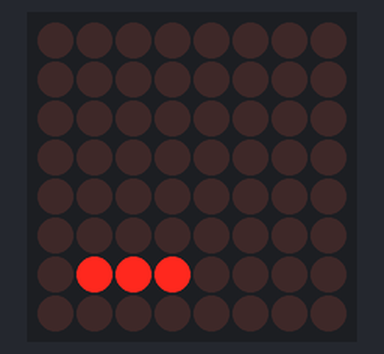
The sketch below on a simulated Arduino Uno, built with avr-gcc and run on an emulated ATmega328P. Shown: 8×8 LED matrix. Wiring (inferred from the names in the program): MAX7219 LED driver (orientation assumed): data pin 12; clock pin 11; CS pin 10.

Above: at 0.1 s.
At 0.7 s:
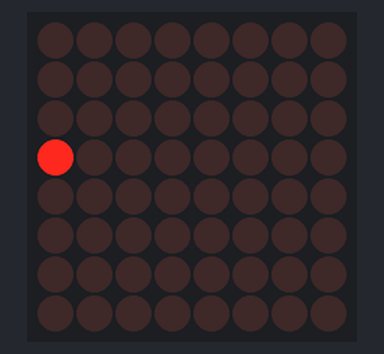
At 1.1 s:
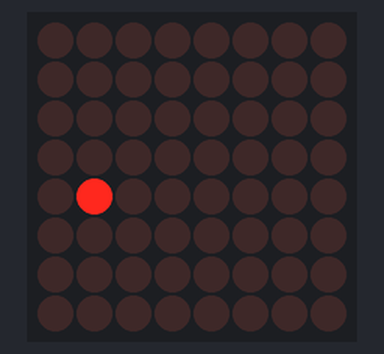
At 1.5 s:
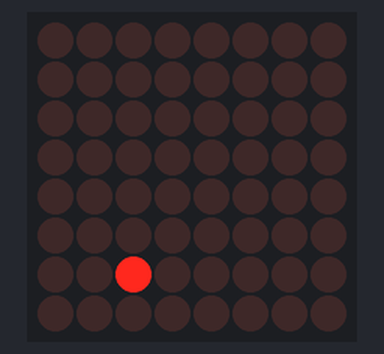
At 2.2 s:
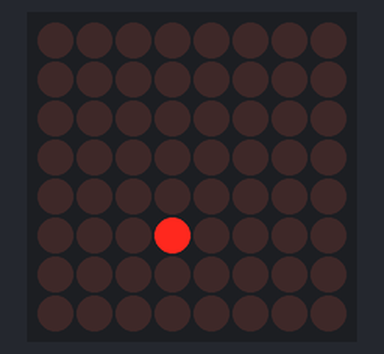
At 3.0 s:
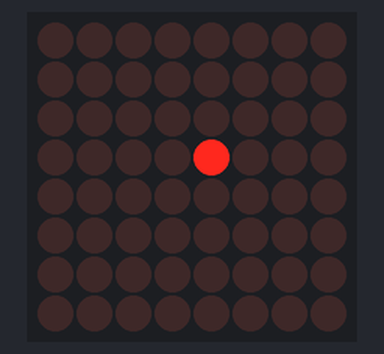

The sketch:

midi_to_LED_Dec_8_gatickpt.ino
```cpp
/*
   MIDI File to LED lightshow
   Disco Cats
   Dec 8, 2021
  Use the MAX7219 chip (it has a latch signal so there is no flicker and rows are all equally bright)
  Given MIDI stream, lights correspond to pitch of notes played by instrument on channel 1
  0. Initialize inputs and outputs, MAX7219 config, begin serial, and test that LEDs work
  1. Read and decode MIDI message with a state machine
  2. Update matrix state
  3. Shift data onto hardware MAX7219 chip, 16-bit shift register with SPI of 4 wires (GND, CLK, CS, DIN)
*/

byte incomingByte;
byte note;
byte velocity;
int noteDown = LOW;
int channel = 1; // MIDI channel to respond to (in this case channel 2) change this to play different channel

int LED_MATRIX[ 8 ][ 8 ] = {
  {0, 0, 0, 0, 0, 0, 0, 0}, // Instrument 1
  {0, 1, 0, 0, 0, 0, 0, 0}, // Instrument 2
  {0, 1, 0, 0, 0, 0, 0, 0}, // Instrument 3
  {0, 1, 0, 0, 0, 0, 0, 0}, // Instrument 4
  {0, 0, 0, 0, 0, 0, 0, 0}, // Instrument 5
  {0, 0, 0, 0, 0, 0, 0, 0}, // Instrument 6
  {0, 0, 0, 0, 0, 0, 0, 0}, // Instrument 7
  {0, 0, 0, 0, 0, 0, 0, 0}  // Instrument 8
};

// MIDI decoder state machine
int state = 0; // state machine variable 0 = command waiting : 1 = note waiting : 2 = velocity waiting


//SPI pins for MAX7219
#define SPI_CLK 11 // CLOCK (on positive edge of CLK, copy data across shift register)
#define SPI_CS 10 // LOAD (on positive edge of CS, copy shift register data to LED driver)
#define SPI_MOSI 12 // Master Output Seconday Input (data signal, MAX7219 is a secondary device)

//opcodes for MAX7219
#define OP_NOOP   0
#define OP_DIGIT0 1
#define OP_DIGIT1 2
#define OP_DIGIT2 3
#define OP_DIGIT3 4
#define OP_DIGIT4 5
#define OP_DIGIT5 6
#define OP_DIGIT6 7
#define OP_DIGIT7 8
#define OP_DECODEMODE  9
#define OP_INTENSITY   10
#define OP_SCANLIMIT   11
#define OP_SHUTDOWN    12
#define OP_DISPLAYTEST 15

void setup() {
  /*
     Initialize inputs and outputs, MAX7219 config, begin serial, and test that LEDs work
  */
  pinMode(SPI_CLK, OUTPUT);
  pinMode(SPI_CS, OUTPUT);
  pinMode(SPI_MOSI, OUTPUT);
  Serial.begin(115200); // will change baud rate of MIDI traffic to 115200 (baud rate of ttymidi)
  state = 0;

  // configure MAX7219
  digitalWrite(SPI_CS, HIGH);
  /* Turn off display test mode */
  spiTransfer(OP_DISPLAYTEST, 0);
  /* Set scanlimit is set to max */
  spiTransfer(OP_SCANLIMIT, 7);
  /* Set no-decode mode */
  spiTransfer(OP_DECODEMODE, 0);
  /* Turn off power-saving mode on startup */
  spiTransfer(OP_SHUTDOWN, 1);
  /* Set the brightness to a medium values */
  spiTransfer(OP_INTENSITY, 8);
  /* Clear the display */
  for (int i = 0; i < 8; i++) {
    spiTransfer(i + 1, 0);
  }

  // test
  playMatrix();
  delay(100);

  // test: turn all LEDs OFF
  for (int i = 0; i < 5; i++) {
    for (int j = 0; j < 5; j++) {
      LED_MATRIX[i][j] = 0;
    }
  }
  playMatrix();

  //TODO: error when more than one LED on per row; perhaps because RSET shoudl be 120k Ohm but it 120 Ohm ?
  // test: turn all LEDs ON
  for (int i = 0; i < 5; i++) {
    for (int j = 0; j < 5; j++) {
      LED_MATRIX[i][j] = 1;
      playMatrix();
      LED_MATRIX[i][j] = 0;
      delay(100);
    }
  }
  delay(100);

  // test: turn all LEDs OFF
  for (int i = 0; i < 5; i++) {
    for (int j = 0; j < 5; j++) {
      LED_MATRIX[i][j] = 0;
    }
  }
  playMatrix();
  delay(100);
}


void loop() {
  /*
     Read and decode MIDI message with a state machine
  */
  if (Serial.available() > 0) {
    // read the incoming byte
    incomingByte = Serial.read();
    switch (state) {
      case 0:

        //        look for as status - byte, our channel, note on
        //        if (incomingByte == (144 | channel)) {
        // check for NOTE_ON
        if ((incomingByte & 0xf0) == 0x90) {
          // take last 4 bits
          channel = incomingByte & 0x0f;
          noteDown = HIGH;
          state = 1;
        }

        //        look for as status - byte, our channel, note off
        //        if (incomingByte == (128 | channel)) {

        // check for NOTE_OFF
        if ((incomingByte & 0xf0) == 0x80) {
          // take last 4 bits
          channel = incomingByte & 0x0f;
          noteDown = LOW;
          state = 1;
        }
        break;

      case 1:
        // get the note to play or stop
        if (incomingByte < 128) {
          note = incomingByte;
          state = 2;
        }
        else {
          state = 0;  // reset state machine as this should be a note number
        }
        break;

      case 2:
        // get the velocity
        if (incomingByte < 128) {
          velocity = incomingByte;

          // if velocity = 0, treat as note off command
          if (velocity == 0) {
            noteDown = LOW;
          }
          updateMatrix(channel, note, velocity, noteDown);
        }
        playMatrix();
        state = 0;  // reset state machine
        break;

      default:
        state = 0; // reset state machine
        break;
    }
  }
}


void updateMatrix(int channel, byte note, byte velocity, int down) {
  int instrument = channel % 8;
  switch (note % 12) {
    case 0:
    // note C
    case 1:
      // note C#
      for (int i = 0; i < 8; i++) {
        LED_MATRIX[instrument][7] = (down) ? 1 : 0;
      }
      break;

    case 2:
    // note D
    case 3:
      // note D#
      for (int i = 0; i < 2; i++) {
        LED_MATRIX[instrument][1] = (down) ? 1 : 0;
      }
      break;

    case 4:
      // note E
      for (int i = 0; i < 3; i++) {
        LED_MATRIX[instrument][2] = (down) ? 1 : 0;
      }
      break;

    case 5:
    // note F
    case 6:
      // note F#
      for (int i = 0; i < 4; i++) {
        LED_MATRIX[instrument][3] = (down) ? 1 : 0;
      }
      break;

    case 7:
    // note G
    case 8:
      // note G#
      for (int i = 0; i < 5; i++) {
        LED_MATRIX[instrument][4] = (down) ? 1 : 0;
      }
      break;

    case 9:
    // note A
    case 10:
      // note A#
      for (int i = 0; i < 6; i++) {
        LED_MATRIX[instrument][5] = (down) ? 1 : 0;
      }
      break;

    case 11:
      // note B
      for (int i = 0; i < 7; i++) {
        LED_MATRIX[instrument][6] = (down) ? 1 : 0;
      }
      break;

    default:
      // not a note -- do nothing
      break;
  }

}


void playMatrix() {
  /*
     Shift data onto hardware
     For each row of matrix:
     1. Determine opcode (8 bits, last 4 bits are MAX7219 opcode)
     2. Determine data (8 bits, cells of row to light up)
  */
  byte opcode = 0;
  byte data = 0;

  // determine OP_DIGITX (row to give GND to)
  for (int i = 0; i < 8; i++) {
    opcode = i + 1;

    // determine data value from LED_MATRIX cells for given row
    for (int j = 0; j < 8; j++) {
      data *= 2; // double result so far
      if (j < 5 and LED_MATRIX[i][j]) data++; // add 1 if needed
    }

    spiTransfer(opcode, data);
    delay(2); // Time to hold on row before continuing
  }
}


void spiTransfer(volatile byte opcode, volatile byte data) {
  /*
    Load row data and col data into 8-bit shift register
    On positive edge of CLK, copy row and col data across shift register
    On positive edge of CS, copy shift register data to LED driver
  */
  digitalWrite(SPI_CS, LOW);
  // put opcode byte into shift register
  shiftOut(SPI_MOSI, SPI_CLK, MSBFIRST, opcode);
  // put data byte into shift register
  shiftOut(SPI_MOSI, SPI_CLK, MSBFIRST, data);
  digitalWrite(SPI_CS, HIGH);
}
```
